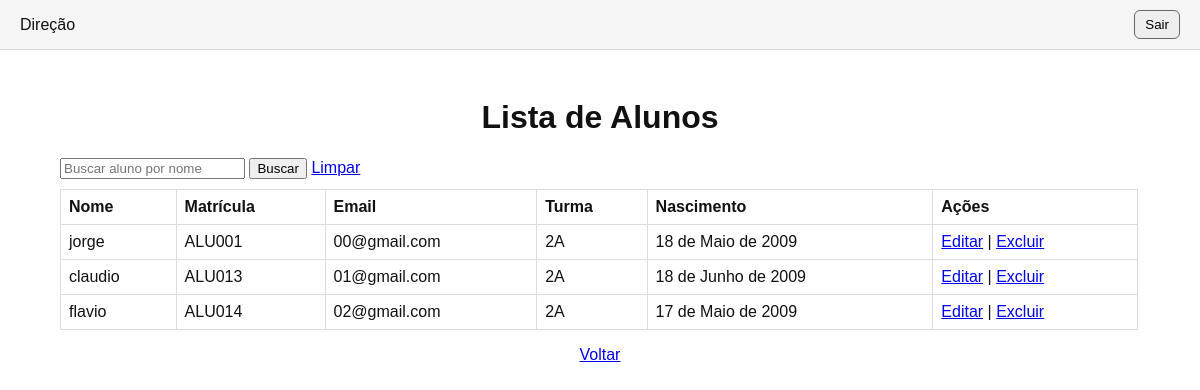
The page /usuarios/secretaria/alunos/ (signed in) on the database its author committed.
### usuarios/models.py (models this page shows, shortened)
class Aluno(models.Model):
    user = models.OneToOneField(User, on_delete=models.CASCADE, null=True, blank=True)
    nome = models.CharField(max_length=100)
    matricula = models.CharField(max_length=20, unique=True)
    email = models.EmailField(blank=True, null=True)
    turma = models.CharField(max_length=50)
    data_nascimento = models.DateField(null=True, blank=True)
    cpf = models.CharField(max_length=14, blank=True, null=True)
    cartao_sus = models.CharField(max_length=20, blank=True, null=True)
    telefone_responsaveis = models.CharField(max_length=200, blank=True, null=True)
    tem_deficiencia = models.BooleanField(default=False)
    deficiencia_descricao = models.CharField(max_length=200, blank=True, null=True)
    restricao_alimentar = models.BooleanField(default=False)
    restricao_alimentar_descricao = models.CharField(max_length=200, blank=True, null=True)
    alergia_medicacao = models.BooleanField(default=False)
    alergia_medicacao_descricao = models.CharField(max_length=200, blank=True, null=True)
    autorizacao_ir_sozinho = models.BooleanField(default=False)
    pessoas_autorizadas_retirar = models.TextField(blank=True, null=True)
    observacoes_medicas = models.TextField(blank=True, null=True)

### usuarios/decorators.py (the view, shortened to what this page needs)
        def wrapper(request, *args, **kwargs):
            if not request.user.is_authenticated:
                return redirect("login")
            grupos_user = set(request.user.groups.values_list("name", flat=True))
            if "Direcao" in grupos_user:
                return view_func(request, *args, **kwargs)

### usuarios/context_processors.py (called while the page is built)
def grupos_do_usuario(request):
    if request.user.is_authenticated:
        grupos = request.user.groups.values_list('name', flat=True)
    else:
        grupos = []
    return {
        'is_secretaria': 'Secretaria' in grupos,
        'is_professor': 'Professor' in grupos,
        'is_aluno': 'Aluno' in grupos,
        'is_coordenacao': 'Coordenacao' in grupos,
        'is_direcao': 'Direcao' in grupos,
    }

### usuarios/views.py (called while the page is built)
@login_required(login_url='login')
@grupo_requerido("Secretaria", "Direcao", "Coordenacao")
def listar_alunos(request):
    termo = request.GET.get("q", "")
    alunos = Aluno.objects.filter(nome__icontains=termo) if termo else Aluno.objects.all()
    return render(request, "listar_alunos.html", {'alunos': alunos, 'termo': termo})

### usuarios/templates/Listar_alunos.html
{% extends 'base.html' %}
{% block content %}
<h1 style="text-align: center;">Lista de Alunos</h1>
<form method="get" style="margin-left:10px; margin-bottom:10px;">
    <input type="text" name="q" placeholder="Buscar aluno por nome" value="{{ termo|default:'' }}">
    <button type="submit">Buscar</button>
    <a href="{% url 'usuarios:listar_alunos' %}">Limpar</a>
</form>
<table border="1" style="margin-left:10px; width: 98%;">
    <tr style="text-align: center;">
        <th>Nome</th>
        <th>Matrícula</th>
        <th>Email</th>
        <th>Turma</th>
        <th>Nascimento</th>
        <th>Ações</th>
    </tr>
    {% for aluno in alunos %}
    <tr style="text-align: center;">
        <td>{{ aluno.nome }}</td>
        <td>{{ aluno.matricula }}</td>
        <td>{{ aluno.email }}</td>
        <td>{{ aluno.turma }}</td>
        <td>{{ aluno.data_nascimento }}</td>
        <td>
            <a href="{% url 'usuarios:editar_aluno' aluno.id %}">Editar</a> |
            <a href="{% url 'usuarios:deletar_aluno' aluno.id %}"
               onclick="return confirm('Tem certeza que deseja excluir este aluno?')">
               Excluir
            </a>
        </td>
    </tr>
    {% empty %}
    <tr><td colspan="6" style="text-align:center;">Nenhum aluno cadastrado.</td></tr>
    {% endfor %}
</table>
<p style="text-align: center;">
    <a href="{{ request.META.HTTP_REFERER|default:'/' }}">Voltar</a>
</p>
{% endblock %}

### usuarios/templates/base.html (shortened to what this page needs)
<!DOCTYPE html>
<html lang="pt-br">
<head>
</head>
<body>
    {% if user.is_authenticated and request.resolver_match.url_name != 'login_puro' %}
    <nav>
        <ul>
            {% with user.groups.all as grupos %}
                {% if grupos %}
                    {% for g in grupos %}
                        {% if g.name == "Secretaria" %}
                            <li><a href="{% url 'usuarios:secretaria' %}">Secretaria</a></li>
                        {% elif g.name == "Professor" %}
                            <li><a href="{% url 'usuarios:professor' %}">Professor</a></li>
                        {% elif g.name == "Aluno" %}
                            <li><a href="{% url 'usuarios:aluno' %}">Aluno</a></li>
                        {% elif g.name == "Coordenacao" %}
                            <li><a href="{% url 'usuarios:coordenacao' %}">Coordenação</a></li>
                        {% elif g.name == "Direcao" %}
                            <li><a href="{% url 'usuarios:direcao' %}">Direção</a></li>
                        {% endif %}
                    {% endfor %}
                {% endif %}
            {% endwith %}
            <li style="margin-left:auto;">
                <form action="{% url 'logout' %}" method="post" style="display:inline;">
                    <button class="btn" type="submit">Sair</button>
                </form>
            </li>
        </ul>
    </nav>
    {% endif %}
    <div class="container">
        {% block content %}{% endblock %}
    </div>
</body>
</html>

### usuarios/templates/base.html (style rules this page uses)
body { font-family:Arial,Helvetica,sans-serif;margin:0;color:#111;background:#fff; }
nav { background:#f5f5f5;border-bottom:1px solid #ddd;padding:10px 20px; }
nav ul { margin:0;padding:0;list-style:none;display:flex;gap:12px;align-items:center; }
nav a { color:#111;text-decoration:none; }
.container { max-width:1100px;margin:18px auto;padding:10px; }
.btn { display:inline-block;padding:6px 10px;border-radius:6px;border:1px solid #666;background:#eee;text-decoration:none;color:#000; }
table { width:100%;border-collapse:collapse; }
th,td { border:1px solid #ddd;padding:8px;text-align:left; }

### rows shown on the page
Aluno: nome "jorge", matricula "ALU001", email "00@gmail.com", turma "2A", data_nascimento "18 de Maio de 2009"
Aluno: nome "claudio", matricula "ALU013", email "01@gmail.com", turma "2A", data_nascimento "18 de Junho de 2009"
Aluno: nome "flavio", matricula "ALU014", email "02@gmail.com", turma "2A", data_nascimento "17 de Maio de 2009"
